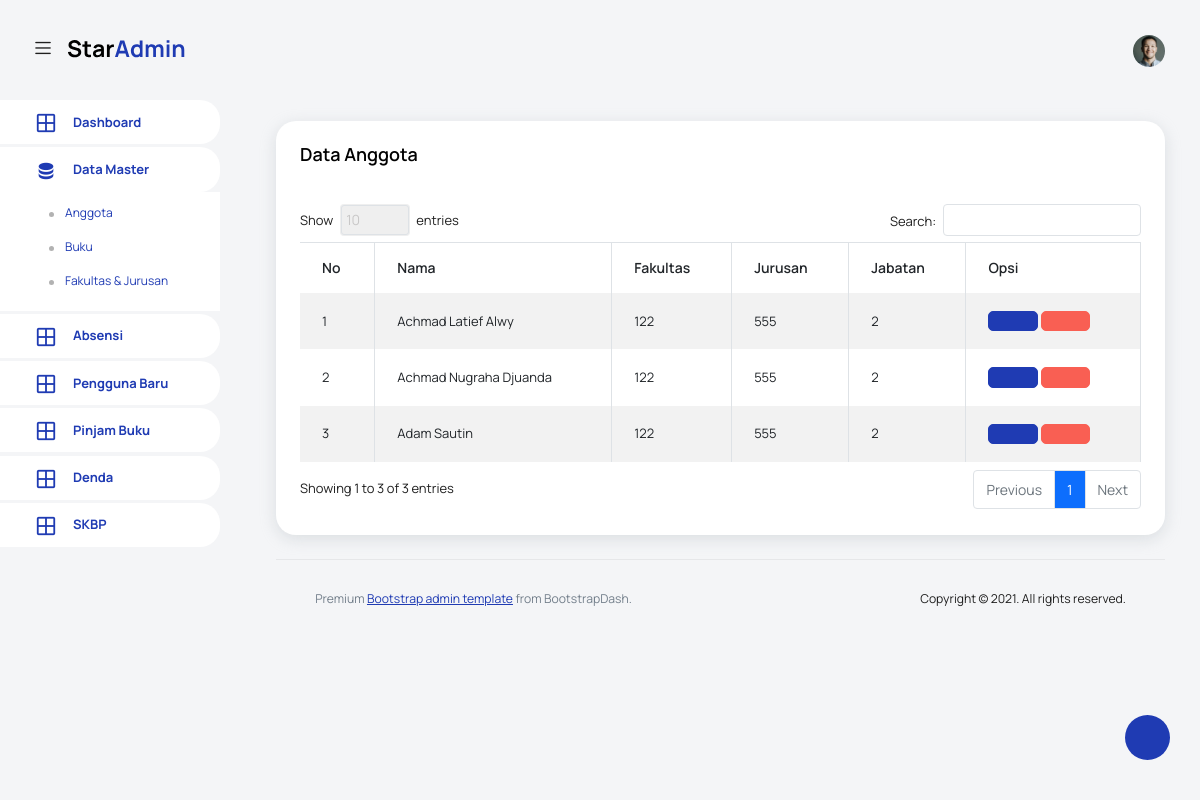
/pages/anggota/index.php, run on an earlier commit of the app's database.
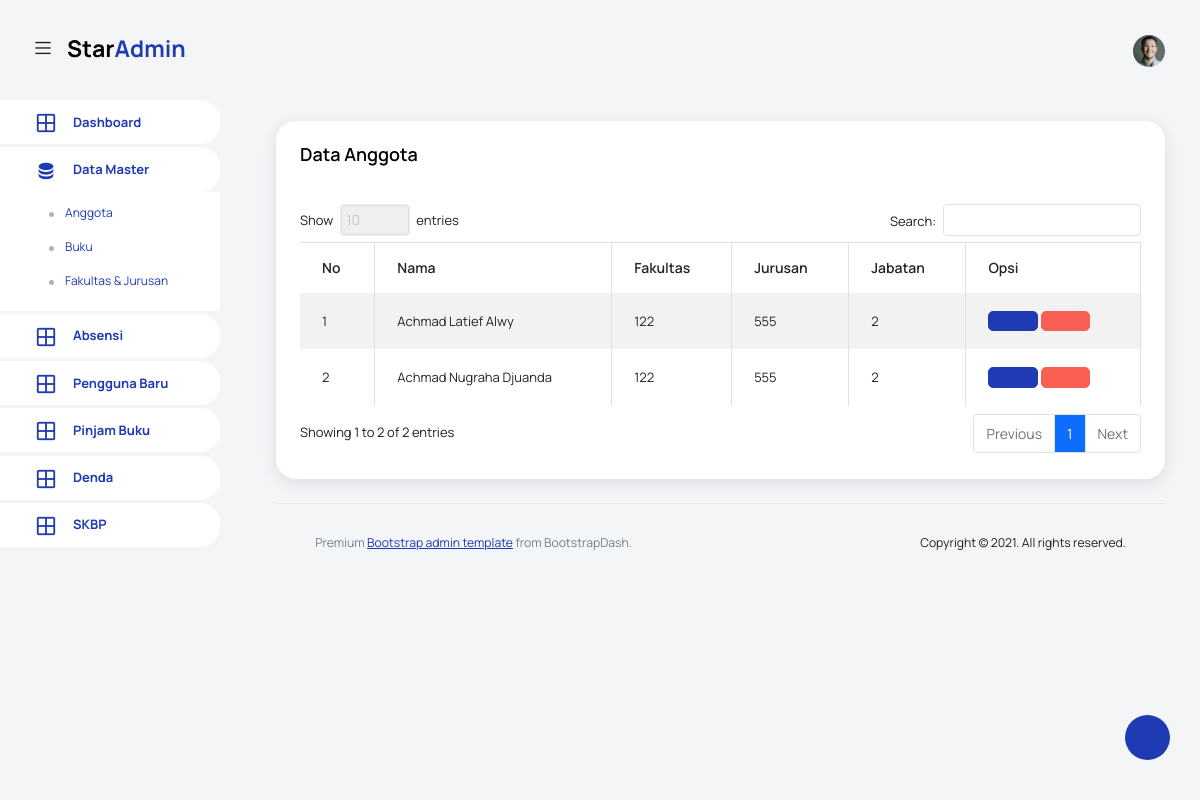
And on a later commit of the database.
### tables this page shows
CREATE TABLE `anggota` (
  `id` int(11) NOT NULL,
  `req_perpus` varchar(40) NOT NULL,
  `nama` varchar(40) NOT NULL,
  `STB` varchar(25) NOT NULL,
  `fklts` varchar(25) DEFAULT NULL,
  `jrsn` varchar(25) DEFAULT NULL,
  `almt` varchar(255) NOT NULL,
  `email` varchar(255) NOT NULL,
  `username` varchar(50) NOT NULL,
  `password` varchar(40) NOT NULL,
  `level` varchar(4) NOT NULL,
  `status` int(11) NOT NULL,
  `img` varchar(40) DEFAULT NULL,
  `created` timestamp NOT NULL DEFAULT current_timestamp() ON UPDATE current_timestamp()
);

### config/function-anggota.php (the view, shortened to what this page needs)
<?php
function list_anggota(){
    include 'koneksi.php';
    $sql = "SELECT * FROM `anggota` WHERE `status` = 1 ORDER BY `anggota`.`status` ASC;";
    $result = $conn->query($sql);
    $i = 0;
    while ($row = $result->fetch_assoc()) {
        $i++;
        echo "<tr>
                    <td>" . $i . "</td>
            <td> " . $row['nama'] . "</td>
            <td>" . $row['fklts'] . "</td>
            <td>" . $row['jrsn'] . "</td>
            <td> " . $row['level'] . "</td>
            <td>
                <button type='button' class='btn btn-primary btn-icon-text' data-toggle='modal' data-target='#modalAnggota" . $row["id"] . "'><i class='ti-pencil'></i></button>
                <div class='modal fade' id='modalAnggota".$row['id']."' tabindex='-1' role='dialog' aria-labelledby='modalAnggotaLabel' aria-hidden='true'>
                                            <td>" . $row["req_perpus"] . "</td>
                                            <td>" . $row["email"] . "</td>
                                            <td>" . $row["nama"] . "</td>
                                            <td>" . $row["STB"] . "</td>
                                            <td>" . $row["fklts"] . " \ " . $row["jrsn"] . "</td>
                                            <td>" . $row["almt"] . "</td>
                </div>
                <a href='index.php?hapus=".$row['id']."' type='submit' class='btn btn btn-danger btn-icon-text'><i class='ti-trash'></i></a>
            </td>
        </tr>";
    }
}
?>

### template/header.php (shortened to what this page needs)
<!DOCTYPE html>
<html lang="en">
<head>
  <link rel="stylesheet" href="../../vendors/feather/feather.css">
  <link rel="stylesheet" href="../../vendors/mdi/css/materialdesignicons.min.css">
  <link rel="stylesheet" href="../../vendors/ti-icons/css/themify-icons.css">
  <link rel="stylesheet" href="../../vendors/typicons/typicons.css">
  <link rel="stylesheet" href="../../vendors/simple-line-icons/css/simple-line-icons.css">
  <link rel="stylesheet" href="../../vendors/css/vendor.bundle.base.css">
  <link rel="stylesheet" href="../../vendors/datatables.net-bs4/dataTables.bootstrap4.css">
  <link rel="stylesheet" href="../../js/select.dataTables.min.css">
  <link rel="stylesheet" href="../../css/vertical-layout-light/style.css">
  <link rel="stylesheet" href="https://cdn.jsdelivr.net/gh/habibmhamadi/multi-select-tag/dist/css/multi-select-tag.css">
</head>
<body>
    <nav class="navbar default-layout col-lg-12 col-12 p-0 fixed-top d-flex align-items-top flex-row">
      <div class="text-center navbar-brand-wrapper d-flex align-items-center justify-content-start">
        <div class="me-3">
          <button class="navbar-toggler navbar-toggler align-self-center" type="button" data-bs-toggle="minimize">
            <span class="icon-menu"></span>
          </button>
        </div>
        <div>
          <a class="navbar-brand brand-logo" href="../dashboard/index.php">
            <img src="../../images/logo.svg" alt="logo" />
          </a>
        </div>
      </div>
      <div class="navbar-menu-wrapper d-flex align-items-top">
        <ul class="navbar-nav ms-auto">
          <li class="nav-item dropdown d-none d-lg-block user-dropdown">
            <a class="nav-link" id="UserDropdown" href="#" data-bs-toggle="dropdown" aria-expanded="false">
              <img class="img-xs rounded-circle" src="../../images/faces/face8.jpg" alt="Profile image"> </a>
          </li>
        </ul>
      </div>
    </nav>
    <div class="container-fluid page-body-wrapper">
      <div class="theme-setting-wrapper">
        <div id="settings-trigger"><i class="ti-settings"></i></div>
      </div>

### template/sidebar.php (shortened to what this page needs)
<nav class="sidebar sidebar-offcanvas" id="sidebar">
  <ul class="nav">
    <li class="nav-item">
      <a class="nav-link" href="../dashboard/index.php">
        <i class="mdi mdi-grid-large menu-icon"></i>
        <span class="menu-title">Dashboard</span>
      </a>
    </li>
    <li class="nav-item">
      <a class="nav-link" data-bs-toggle="collapse" href="#data-master" aria-expanded="false" aria-controls="data-master">
        <i class="menu-icon mdi mdi-database"></i>
        <span class="menu-title">Data Master</span>
      </a>
      <div class="collapse" id="data-master">
        <ul class="nav flex-column sub-menu">
          <li class="nav-item"> <a class="nav-link" href="../anggota/index.php">Anggota</a></li>
          <li class="nav-item"> <a class="nav-link" href="../buku/index.php">Buku</a></li>
          <li class="nav-item"> <a class="nav-link" href="../fakultas/index.php">Fakultas & Jurusan</a></li>
        </ul>
      </div>
    </li>
    <li class="nav-item">
      <a class="nav-link" href="../absensi/index.php">
        <i class="mdi mdi-grid-large menu-icon"></i>
        <span class="menu-title">Absensi</span>
      </a>
    </li>
    <li class="nav-item">
      <a class="nav-link" href="../pengguna_baru/index.php">
        <i class="mdi mdi-grid-large menu-icon"></i>
        <span class="menu-title">Pengguna Baru</span>
      </a>
    </li>
    <li class="nav-item">
      <a class="nav-link" href="../pinjam/index.php">
        <i class="mdi mdi-grid-large menu-icon"></i>
        <span class="menu-title">Pinjam Buku</span>
      </a>
    </li>
    <li class="nav-item">
      <a class="nav-link" href="../denda/index.php">
        <i class="mdi mdi-grid-large menu-icon"></i>
        <span class="menu-title">Denda</span>
      </a>
    </li>
    <li class="nav-item">
      <a class="nav-link" href="../skbp/index.php">
        <i class="mdi mdi-grid-large menu-icon"></i>
        <span class="menu-title">SKBP</span>
      </a>
    </li>
  </ul>
</nav>

### pages/anggota/index.php (shortened to what this page needs)
<?php
include '../../template/header.php';
include '../../template/sidebar.php';
include '../../config/function-anggota.php';
?>
<div class="main-panel">
  <div class="content-wrapper">
    <div class="row">
      <div class="col-sm-12 grid-margin stretch-card">
        <div class="card">
          <div class="card-body">
            <h4 class="card-title">Data Anggota</h4>
            <br>
            <div class="table-responsive">
              <table class="table table-striped table-bordered" id="example">
                <thead>
                  <tr>
                    <th>No</th>
                    <th>Nama</th>
                    <th>Fakultas</th>
                    <th>Jurusan</th>
                    <th>Jabatan</th>
                    <th>Opsi</th>
                  </tr>
                </thead>
                <tbody>
                  <?php list_anggota(); ?>
                </tbody>
              </table>
            </div>
          </div>
        </div>
      </div>
    </div>
<?php
include '../../template/footer.php';
?>

### template/footer.php (shortened to what this page needs)
        <footer class="footer">
          <div class="d-sm-flex justify-content-center justify-content-sm-between">
            <span class="text-muted text-center text-sm-left d-block d-sm-inline-block">Premium <a href="https://www.bootstrapdash.com/" target="_blank">Bootstrap admin template</a> from BootstrapDash.</span>
            <span class="float-none float-sm-right d-block mt-1 mt-sm-0 text-center">Copyright © 2021. All rights reserved.</span>
          </div>
        </footer>
      </div>
    </div>
  </div>
</body>

What changed in the data, as far as the page shows it:
removed anggota: nama "Adam Sautin", fklts "122", jrsn "555", level "2"
Also different on the page:
text written by a page script: "Show entries Search: Showing 1 to 3 of 3 entries Previous 1 Next" → "Show entries Search: Showing 1 to 2 of 2 entries Previous 1 Next"
